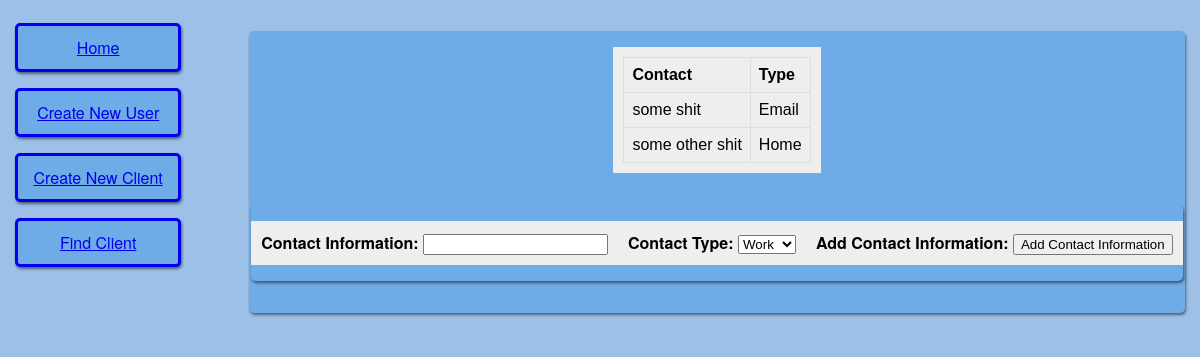
Before: /client_1_contact with the older database file.
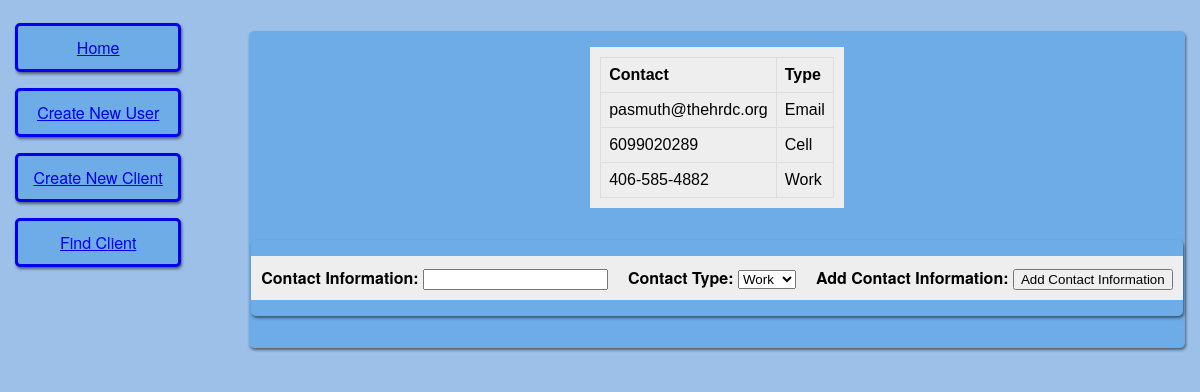
After: the same page with the newer database file.
### app/models.py (models this page shows, shortened)
class ClientContact(db.Model):
	id = db.Column(db.Integer, primary_key = True)
	client_id = db.Column(db.Integer, db.ForeignKey('client.id'))
	contact = db.Column(db.String(50))
	contact_type = db.Column(db.Integer, db.ForeignKey('contact_type.id'))
	ContactType = db.relationship('ContactType', uselist = False)

class ContactType(db.Model):
	id = db.Column(db.Integer, primary_key = True)
	contact_type = db.Column(db.String(10))

### app/routes.py (the view, shortened to what this page needs)
@app.route('/client_<clientid>_contact', methods = ['GET', 'POST'])
def create_contact(clientid):
	form = CreateClientContact()
	contact_info = ClientContact.query.filter(ClientContact.client_id == clientid).all()
	return render_template('create_contact.html', title = 'Create Contact', form = form, contact_info = contact_info)

### app/forms.py (shortened to what this page needs)
class CreateClientContact(FlaskForm):
	form_title = 'Add Contact Information'
	contact_info = StringField('Contact Information', validators = [DataRequired()])
	contact_choices = [(c.id, c.contact_type) for c in ContactType.query.all()]
	contact_type = SelectField('Contact Type', coerce = int, choices = contact_choices, validators = [DataRequired()])
	submit = SubmitField('Add Contact Information')

### app/templates/create_contact.html (shortened to what this page needs)
{% extends "base.html" %}
{% block content %}
	<div class="formFields">
		<div class="formElement">
			<table class="contactInfo">
				<tr>
					<th>Contact</th>
					<th>Type</th>
				</tr>
		{% for c in contact_info %}
				<tr>
					<td>{{ c.contact }}</td>
					<td>{{ c.ContactType.contact_type }}</td>
				</tr>
		{% endfor%}
			</table>
	</div>
    <form action="" method="post">
        <div class="formFields">
        {% for field in form %}
            {% if field.type != 'CSRFTokenField' %}
            <div class="formElement">
                <strong>{{ field.label() }}:</strong>
                {{ field() }} <br>
            </div>
            {% endif %}
        {% endfor %}
        </div>
    </form>
{% endblock %}

### app/templates/base.html (shortened to what this page needs)
<html>
    <head>
      <link rel="stylesheet" href="{{ url_for('static', filename = 'styles/main.css') }}">
    </head>
    <body>
        <div class="row">
          <div class="leftColumn">
            <a class="header_button" href="{{ url_for('index') }}">Home</a>
            <a class="header_button" href="{{ url_for('render_form', form = 'RegistrationForm') }}">Create New User</a>
            <a class="header_button" href="{{ url_for('render_form', form = 'CreateClient') }}">Create New Client</a>
            <a class="header_button" href="{{ url_for('view_clients') }}">Find Client</a>
          </div>
          <div class="rightColumn">
            {% block content %}{% endblock %}
          </div>
        </div>
    </body>
</html>

### app/static/styles/main.css (style rules this page uses)
body { margin: 0; padding: 0; font-family: "Helvetica Neue", Helvetica, Arial, sans-serif; color: #000000; padding: 15px; background: #9cc0e7; }
table { font-family: arial, sans-serif; border-collapse: collapse; }
td { border: 1px solid #dddddd; text-align: left; padding: 8px; }
th { border: 1px solid #dddddd; background-color: #EEEEEE; text-align: left; padding: 8px; }
.row:after { content: ""; display: table; clear: both; }
.formElement { padding: 10px 10px; background: #EEEEEE; margin: 1em 0; }
.formFields { float: left; display: flex; flex-wrap: wrap; align-content: space-around; justify-content: space-evenly; background: #6EACE7; margin: 1em 0; box-shadow: 1px 2px 3px rgba(0,0,0,.5); border-radius: 5px; }
.leftColumn { float: left; width: 15%; display: flex; flex-wrap: wrap; align-content: space-around }
.rightColumn { float: right; width: 80%; }
.header_button { border: solid; padding: 10px 10px; text-align: center; background-color: #6EACE7; width: 80%; float: left; margin: .5em 0; box-shadow: 1px 2px 3px rgba(0,0,0,.5); border-radius: 5px; }

Changed rows visible on the page:
changed ClientContact "Email": contact "some shit" → "pasmuth@thehrdc.org"
changed ClientContact: contact "some other shit" → "6099020289"; ContactType.contact_type "Home" → "Cell"
added ClientContact: contact "406-585-4882", ContactType.contact_type "Work"
